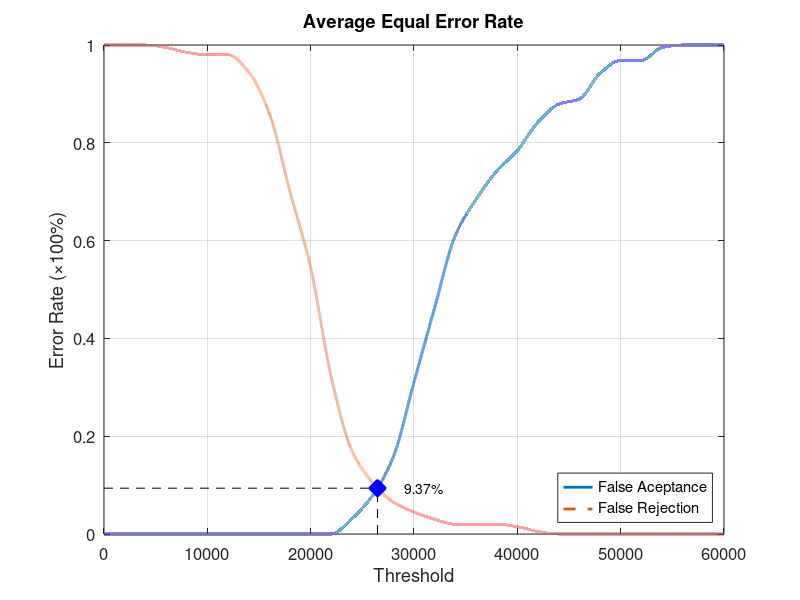
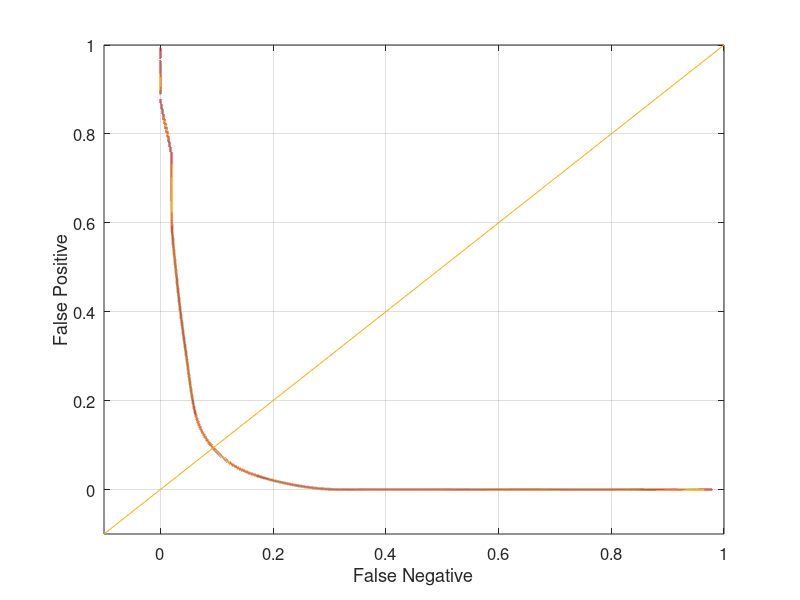

Write the MATLAB code that produced these figures, in order.
function yEER = Database3_2
close all;
clear;
clc;
x = 0:2000:60000;
xq = 0:0.5:60000;

y0 = [0 0 0 0 0 0 0 0 0 0 0 0 0.0315789 0.0789474 0.157895 0.310526 0.463158 0.610526 0.684211 0.742105 0.784211 0.842105 0.878947 0.889474 0.942105 0.968421 0.968421 0.994737 1 1 1];
yy0 = interp1(x, y0, xq, 'pchip');
y1 = [1 1 1 0.995 0.985 0.98 0.98 0.945 0.86 0.7 0.545 0.32 0.17 0.105 0.065 0.045 0.03 0.02 0.02 0.02 0.015 0.005 0 0 0 0 0 0 0 0 0];
yy1 = interp1(x, y1, xq, 'pchip');

% Calculating EER: 
y2 = abs(y0 - y1);
find(y2 == min(y2))
yy2 = abs(yy0 - yy1);
xEER = find(yy2 == min(yy2));
xEERIndex = xq(xEER) % X-axis EER
yEER = yy0(xEER) % Y-axis EER

main = figure
plot(xq, yy0,'-','LineWidth', 2);	hold on
plot(xq, yy1,'--','LineWidth', 2);	hold on
plot([xEERIndex xEERIndex], [0 yEER], 'k--');	hold on
plot([0 xEERIndex], [yEER yEER], 'k--');	hold on
plot(xEERIndex, yEER, 'bx', 'LineWidth', 10);	hold on
text(xEERIndex + 10 * xEERIndex / 100, yEER, [num2str(round((10000 * yEER)) / 100) '%'])
legend('False Aceptance', 'False Rejection', 'Location', 'SouthEast')
xlabel('Threshold')
ylabel('Error Rate (\times100%)')
title('Average Equal Error Rate')
set(gca, 'FontSize', 12)
axis([0 60000 0 1])
grid on

print(main, 'Database3_2Main', '-dpng');
FNRxFPR = figure('Color', [1 1 1]);
plot(yy1, yy0, '-', yy1, yy0, 'LineWidth', 2);
hold on
y = -0.1:0.1:1
plot(y, y); 
set(gca, 'FontSize', 12)
xlabel('False Negative')
ylabel('False Positive')
axis([-0.1 1 -0.1 1])
set(gca, 'FontSize', 12)
grid on

print(FNRxFPR, 'Database3_2FNRxFPR','-dpng');
end
